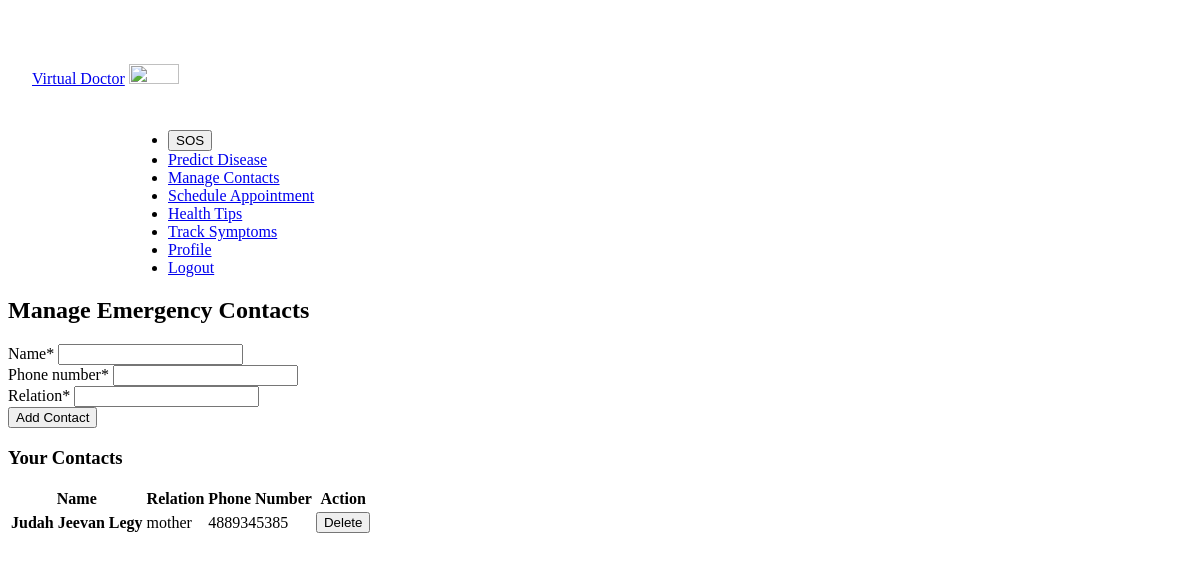
The page /contacts/ (signed in) on the database as committed earlier.
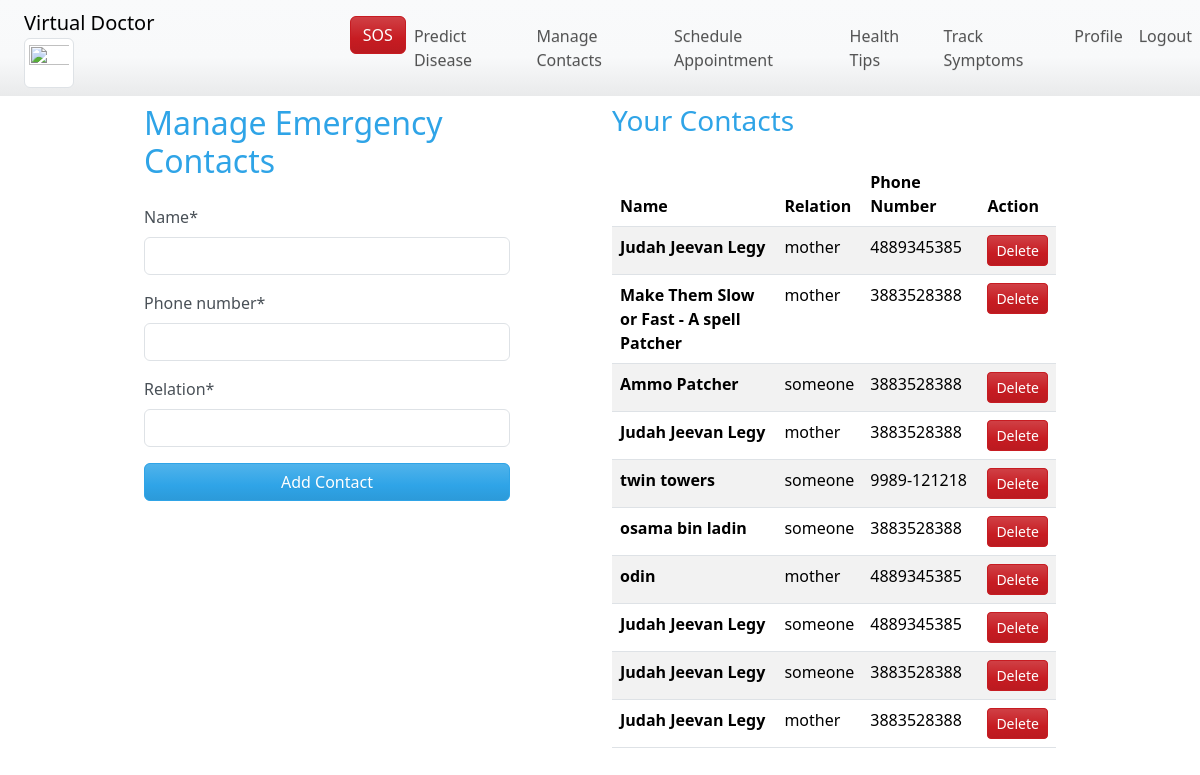
The same page on the database as committed later.
### doctor/models.py (models this page shows, shortened)
class EmergencyContact(Model):
    user: ForeignKey = ForeignKey(User, on_delete=CASCADE)
    name: CharField = CharField(max_length=100)
    phone_number: CharField = CharField(max_length=15)
    relation: CharField = CharField(max_length=50)

### doctor/views.py (the view, shortened to what this page needs)
# urls.py: path('contacts/', manage_contacts, name='manage_contacts'),
@login_required
def manage_contacts(request: WSGIRequest) -> HttpResponseRedirect | HttpResponse:
    selected_theme: str = get_selected_theme(request.user)
    form: EmergencyContactForm = EmergencyContactForm()
    contacts: QuerySet[EmergencyContact] = EmergencyContact.objects.filter(user=request.user)
    return render(request, 'manage_contacts.html', {'form': form, 'contacts': contacts, 'selected_theme': selected_theme})

### doctor/forms.py
class EmergencyContactForm(forms.ModelForm):
    class Meta:
        model = EmergencyContact
        fields: list[str] = ['name', 'phone_number', 'relation']

### doctor/views.py (called while the page is built)
def get_selected_theme(user: User) -> str:
    default_theme: str = 'https://cdn.jsdelivr.net/npm/bootswatch@5.3.3/dist/cerulean/bootstrap.min.css'
    if not user.is_authenticated:
        return default_theme
    try:
        user_profile: UserProfile = UserProfile.objects.get(user=user)
        return user_profile.theme or default_theme
    except UserProfile.DoesNotExist:
        return default_theme

### doctor/templates/manage_contacts.html (shortened to what this page needs)
{% extends 'base.html' %}
{% load crispy_forms_filters %}
{% block theme %}{{ selected_theme }}{% endblock %}
{% block content %}
    <div class="container mt-5">
        <div class="row">
            <div class="col-lg-5 col-md-6 col-sm-12">
                <h2 class="mb-4">Manage Emergency Contacts</h2>
                <form method="post">
                    {{ form|crispy }}
                    <button type="submit" name="add_contact" class="btn btn-primary w-100">Add Contact</button>
                </form>
            </div>
            <div class="col-lg-1 d-none d-lg-block"></div>
            <div class="col-lg-6 col-md-6 col-sm-12">
                <h3 class="mb-4">Your Contacts</h3>
                <table class="table table-striped table-hover">
                    <thead>
                        <tr>
                            <th>Name</th>
                            <th>Relation</th>
                            <th>Phone Number</th>
                            <th>Action</th>
                        </tr>
                    </thead>
                    <tbody>
                        {% for contact in contacts %}
                        <tr>
                            <td style="font-weight: bold;">{{ contact.name }}</td>
                            <td>{{ contact.relation }}</td>
                            <td>{{ contact.phone_number }}</td>
                            <td>
                                <form method="post" class="mb-0">
                                    <button type="submit" name="delete_contact" class="btn btn-danger btn-sm">Delete</button>
                                </form>
                            </td>
                        </tr>
                        {% endfor %}
                    </tbody>
                </table>
            </div>
        </div>
    </div>
{% endblock %}

### doctor/templates/base.html (shortened to what this page needs)
<!DOCTYPE html>
<html lang="en">
<head>
    <link href="{% block theme %}https://cdn.jsdelivr.net/npm/bootswatch@5.3.3/dist/cerulean/bootstrap.min.css{% endblock %}" rel="stylesheet">
    {% load static %}
    <link href="{% static 'css/styles.css' %}" rel="stylesheet">
</head>
<body>
    <nav class="navbar navbar-expand-lg navbar-light bg-light fixed-top">
        <div style="margin-left: 2vw;">
            <a class="navbar-brand" href="{% url 'home' %}">Virtual Doctor</a>
            <a class="navbar-brand" href="{% url 'home' %}">
                <img class="img-thumbnail" src="https://encrypted-tbn0.gstatic.com/images?q=tbn:ANd9GcRNFMDb6nEd906vJEn6xg62TOtwIVHvBDGK2Q&s" width="50" height="50" alt="">
            </a>
        </div>
        <div class="collapse navbar-collapse" style="margin-left: 10vw;">
            <ul class="navbar-nav ml-auto">
                {% if user.is_authenticated %}
                    <li class="nav-item">
                        <button class="btn btn-danger">SOS</button>
                    </li>
                    <li class="nav-item">
                        <a class="nav-link" href="{% url 'predict_disease' %}">Predict Disease</a>
                    </li>
                    <li class="nav-item">
                        <a class="nav-link" href="{% url 'manage_contacts' %}">Manage Contacts</a>
                    </li>
                    <li class="nav-item">
                        <a class="nav-link" href="{% url 'schedule_appointment' %}">Schedule Appointment</a>
                    </li>
                    <li class="nav-item">
                        <a class="nav-link" href="{% url 'view_health_tips' %}">Health Tips</a>
                    </li>
                    <li class="nav-item">
                        <a class="nav-link" href="{% url 'track_symptoms' %}">Track Symptoms</a>
                    </li>
                    <li class="nav-item">
                        <a class="nav-link" href="{% url 'profile' %}">Profile</a>
                    </li>
                    <li class="nav-item">
                        <a class="nav-link" href="{% url 'logout' %}">Logout</a>
                    </li>
                {% endif %}
            </ul>
        </div>
    </nav>
    <div class="container mt-4">
        {% block content %}{% endblock %}
    </div>
</body>
</html>

### static/css/styles.css (style rules this page uses)
body { padding-top: 56px; }
.container { max-width: 960px; }
.img-thumbnail { max-width: 200px; height: auto; }

Rows that differ between the two databases and show on the page:
added EmergencyContact: name "Make Them Slow or Fast - A spell Patcher", relation "mother", phone_number "3883528388"
added EmergencyContact: name "Ammo Patcher", relation "someone", phone_number "3883528388"
added EmergencyContact: name "Judah Jeevan Legy", relation "mother", phone_number "3883528388"
added EmergencyContact: name "twin towers", relation "someone", phone_number "9989-121218"
added EmergencyContact: name "osama bin ladin", relation "someone", phone_number "3883528388"
added EmergencyContact: name "odin", relation "mother", phone_number "4889345385"
added EmergencyContact: name "Judah Jeevan Legy", relation "someone", phone_number "4889345385"
added EmergencyContact: name "Judah Jeevan Legy", relation "someone", phone_number "3883528388"
added EmergencyContact: name "Judah Jeevan Legy", relation "mother", phone_number "3883528388"
